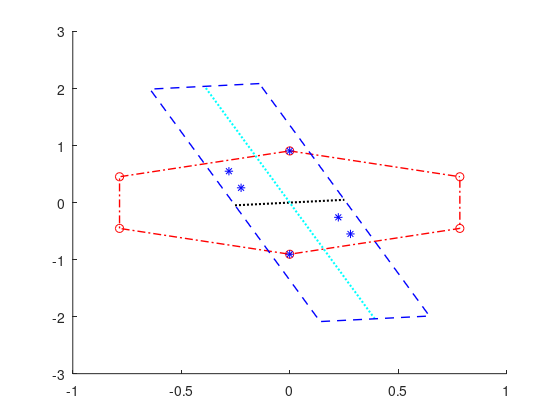

Write MATLAB code to recreate this figure.
close all
clc
clear

n = 6;
m = 3;
a = 2.67;

A = sqrt(3)*a;
b1 = [1/sqrt(3) 1]*2*pi/A; b2 = [1/sqrt(3) -1]*2*pi/A;

% High symmetry points in Brillouin zone of hexagonal lattice (vertices)
xx = [1/3 2/3 1/3 -1/3 -2/3 -1/3];
yy = [-1/3 1/3 2/3 1/3 -1/3 -2/3];

X = xx'*b1;
Y = yy'*b2;
Z = X+Y;
ZZ = [Z;Z(1,:)];
figure1 = figure;
hold on
scatter(Z(:,1),Z(:,2),'r','Marker','o');
plot(ZZ(:,1),ZZ(:,2),'r','LineWidth',1,'Linestyle','-.');

% Reciprocal space lattice vectors

d = gcd(n,m);
dR = gcd(2*n+m, 2*m+n);
Ch = A * sqrt(n^2 + m^2 + n*m); % Circumference
T = sqrt(3) * Ch/dR;
N_units = 2 * (n^2 + m^2 + n*m)/dR;

K1 = (d*A*A/2/Ch/Ch) * ( (2*n + m) * b1 + (2*m + n) * b2 );
K2 = (3*N_units*A*A/2/d/T/T/dR) * ( m * b1 - n * b2 );

f1 = @(x) -(K1(1)/K1(2)) * x + (K1(1)^2 + K1(2)^2)/2/K1(2);
f2 = @(x) -(K2(1)/K2(2)) * x + (K2(1)^2 + K2(2)^2)/2/K2(2);
f3 = @(x) -(K1(1)/K1(2)) * x - (K1(1)^2 + K1(2)^2)/2/K1(2);
f4 = @(x) -(K2(1)/K2(2)) * x - (K2(1)^2 + K2(2)^2)/2/K2(2);

fun1 = @(x) f1(x) - f2(x);
fun2 = @(x) f2(x) - f3(x);
fun3 = @(x) f3(x) - f4(x);
fun4 = @(x) f4(x) - f1(x);

xints_1 = fzero(fun1,1); yints_1 = f1(xints_1);
xints_2 = fzero(fun2,1); yints_2 = f2(xints_2);
xints_3 = fzero(fun3,1); yints_3 = f3(xints_3);
xints_4 = fzero(fun4,1); yints_4 = f4(xints_4);
xints = [xints_1 xints_2 xints_3 xints_4 xints_1];
yints = [yints_1 yints_2 yints_3 yints_4 yints_1];


% Projection of high-symmetry points on BZ of (n,m) tube
L1 = norm(K1); L2 = norm(K2);
K1_hat = K1/L1; K2_hat = K2/L2;
PX = sum(Z .* repmat(K1_hat,size(Z,1),1),2);
PY = sum(Z .* repmat(K2_hat,size(Z,1),1),2);
PX = PX + 0.5*L1;
PY = PY + 0.5*L2;
PX = mod(PX,L1) - 0.5*L1;
PY = mod(PY,L2) - 0.5*L2;
PZ = PX*K1_hat + PY*K2_hat;
scatter(PZ(:,1),PZ(:,2),'b','Marker','*');

PX_hat = PX/L1;
PY_hat = PY/L2;
fprintf('Reduced coordinates of high-symmetry points are: \n');
[PX_hat PY_hat]

% Plotting of axes
N1_x = [-K1(1)/2 K1(1)/2]; N1_y = [-K1(2)/2 K1(2)/2];
plot(N1_x,N1_y,'k','LineWidth',1.5,'Linestyle',':');

N2_x = [-K2(1)/2 K2(1)/2]; N2_y = [-K2(2)/2 K2(2)/2];
plot(N2_x,N2_y,'c','LineWidth',1.5,'Linestyle',':');

plot (xints,yints,'b','LineWidth',1,'Linestyle','--');

set(figure1,'Units','Inches');
pos = get(figure1,'Position');
set(figure1,'PaperPositionMode','Auto','PaperUnits','Inches','PaperSize',[1.02*pos(3), 1.02*pos(4)])
saveas(gcf,'BZ_plot','epsc')
hold off
